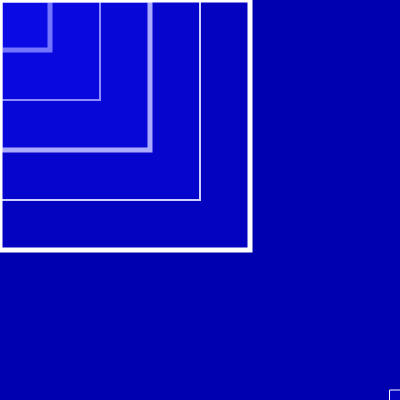
Frame 1 (no input)
Frame 60 (no input): identical to frame 1, image omitted
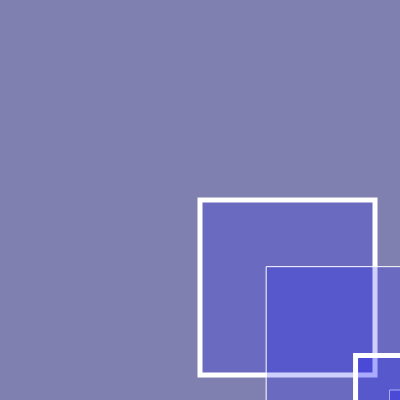
Frame 120 (the mouse pressed at the canvas centre since frame 60)

The p5.js sketch that drew these frames (run headless with seeded random() and noise() and a simulated clock; from frame 60 on, the mouse is pressed at the canvas centre):

// p5.js sketch
// ── sketch.js
let c = 50;

function setup() {
  createCanvas(400, 400);
  strokeCap(PROJECT);
}

function draw() {
  background(map(mouseX, 0, width, 0, 255), map(mouseY, 0, height, 0, 255), 176);
  stroke(255);
  fill(20, 20, 255,50);
  let a = mouseX;
  let b = 390;
  let side = 100 * map(mouseY, 0, width, 0.5, 3);
  let up = 50;

  strokeWeight(5);
  square(a, a, side);
  strokeWeight(2);
  line(a+side,a,a+side,a+side);
  line(a,a+side,a+side,a+side);

  strokeWeight(1);
  square(b, b, side);
  strokeWeight(2);
  line(b+up,b,b+up,b+up);
  line(b,b+up,b+up,b+up);

  a += a / 3;
  side += c
  strokeWeight(1);
  square(a, a, side);
  strokeWeight(2);
  line(a+side,a,a+side,a+side);
  line(a,a+side,a+side,a+side);

  a += a / 3
  side += c
  strokeWeight(5);
  square(a, a, side);
  strokeWeight(2);
  line(a+side,a,a+side,a+side);
  line(a,a+side,a+side,a+side);

  a += a / 3
  side += c
  strokeWeight(1);
  square(a, a, side);
  strokeWeight(2);
  line(a+side,a,a+side,a+side);
  line(a,a+side,a+side,a+side);

  a += a / 3
  side += c
  strokeWeight(5);
  square(a, a, side);
  strokeWeight(2);
  line(a+side,a,a+side,a+side);
  line(a,a+side,a+side,a+side);


}
